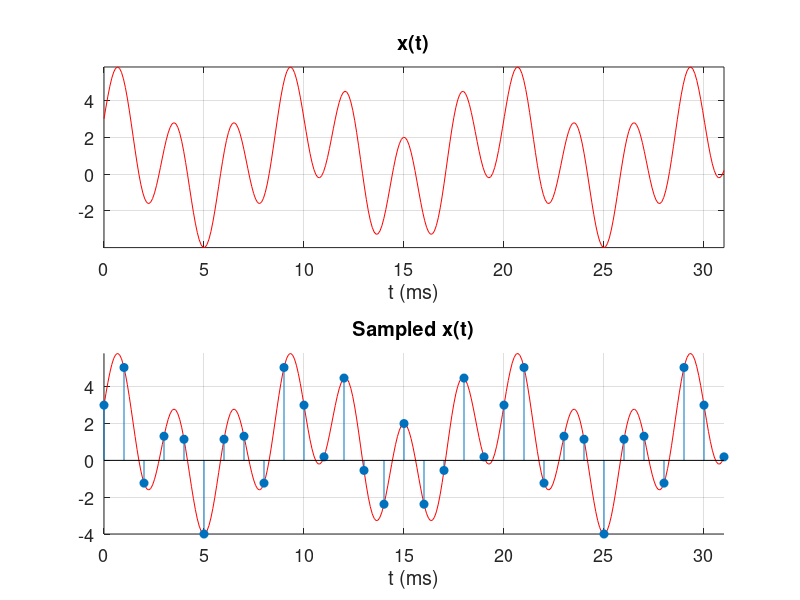
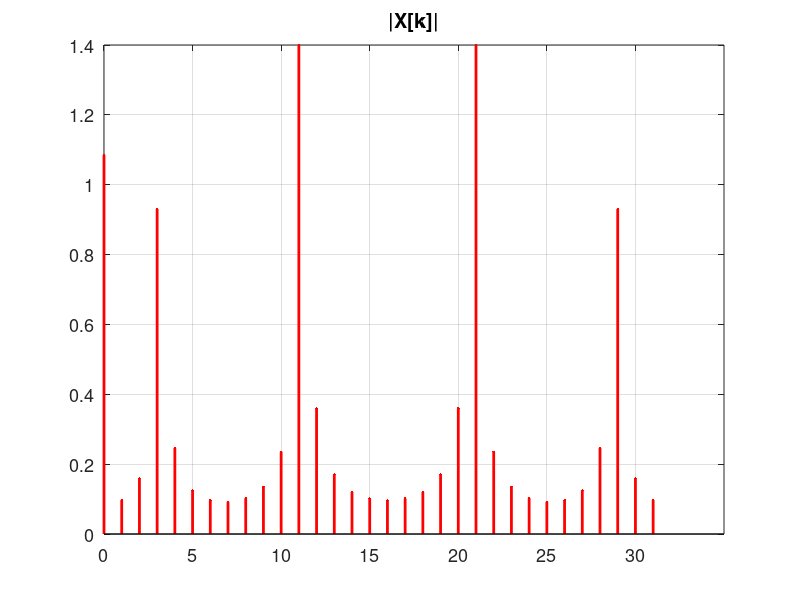

MATLAB code to generate these figures, in order:
%e8_9_leakage_PA.m  
% plot cos/sin sum, show leakage 
clear; close all; fpv = [0 300 400 200]; 
set(0,'defaultAxesFontSize',13,'DefaultAxesXGrid','on','DefaultAxesYGrid','on'); 

T0 = 0.02,  f0= 1/T0, % fundamental period and freq 
fs=1000; Ts = 1/fs;   % sample rate
N = 32;               % fft length 
T_d = N*Ts, ratio= T_d/T0 % sample duration (no leakage if T_d*f0 = T_d/T_0 is integer)
r = 1;% 0.95;
t = linspace(0,(N-1)*Ts,round(r*N));     % times for FFT
tc = linspace(0,(N-1)*Ts,10*round(r*N)); % times for continuous wave plot
n = t;                 % sample time points n*Ts
%x = 2*sin(881*pi*t);  % single sine
%xs =2*sin(881*pi*n);  % sampled sine
dc = 1;   % dc offset in signal
xp = dc + 2*cos(200*pi*tc)+3*sin(700*pi*tc) ;  % signal for plot
xps = dc + 2*cos(200*pi*n)+3*sin(700*pi*n) ;   % sampled sum signal for plot
x = dc + 2*cos(200*pi*t)+3*sin(700*pi*t) ;     % sampled sum signal for FFT
 
p = [1:N]; pc=[1:10*N]; % plot lengths
figure %('position',fpv), 
 subplot(2,1,1), plot(1000*tc(pc),xp(pc),'r'),yticks([-4:2:6]),axis tight,
   xlabel('t (ms)'), title('x(t)') 
 subplot(2,1,2),hold on, plot(1000*tc(pc),xp(pc),'r'),yticks([-4:2:6]),axis tight,
   xlabel('t (ms)'), title('Sampled x(t)'),
   stem(p-1,xps(p), 'filled'),
   hold off
   
X2 =abs(fft(x,N))/N; 
w = 0:N-1;  % start FFT plots at 0
figure('position',fpv),stem(w,X2,'.r','Linewidth',2),xticks([0:5:N]),title('|X[k]|')% axis tight,
  
   
